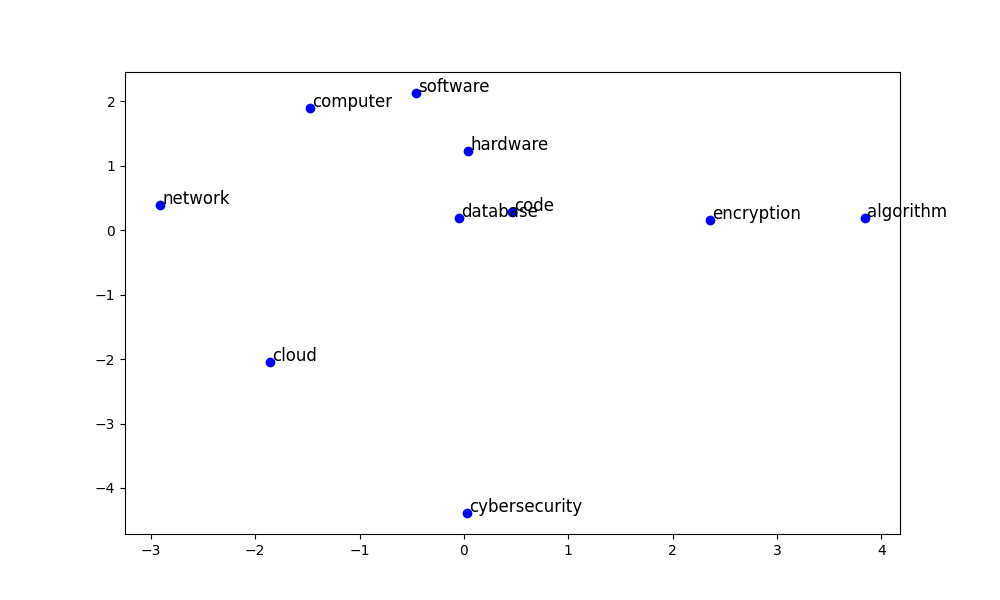

Recreate this plot in Python.
import matplotlib.pyplot as plt
from sklearn.decomposition import PCA
from gensim.downloader import load

print("Loading pre-trained GloVe model (50 dimensions)...")
glove_model = load("glove-wiki-gigaword-50")

tech_words = [
    "computer", "algorithm", "software", "hardware", "code",
    "cloud", "database", "network", "cybersecurity", "encryption"
]

def reduce_dimensions(embeddings):
    pca = PCA(n_components=2)
    reduced = pca.fit_transform(embeddings)
    return reduced

def visualize(words, reduced_embeddings):
    plt.figure(figsize=(10, 6))
    for i, word in enumerate(words):
        x, y = reduced_embeddings[i]
        plt.scatter(x, y, marker='o', color='blue')
        plt.text(x + 0.02, y + 0.02, word, fontsize=12)
    plt.show()

def generate_similar_words(word, topn=5):
    print(f"\nTop {topn} words similar to '{word}':")
    similar_words = glove_model.most_similar(word, topn=topn)
    for word, similarity in similar_words:
        print(f"  {word}: {similarity}")

embeddings = [glove_model[word] for word in tech_words]
reduced_embeddings = reduce_dimensions(embeddings)
visualize(tech_words, reduced_embeddings)
generate_similar_words("hardware")
